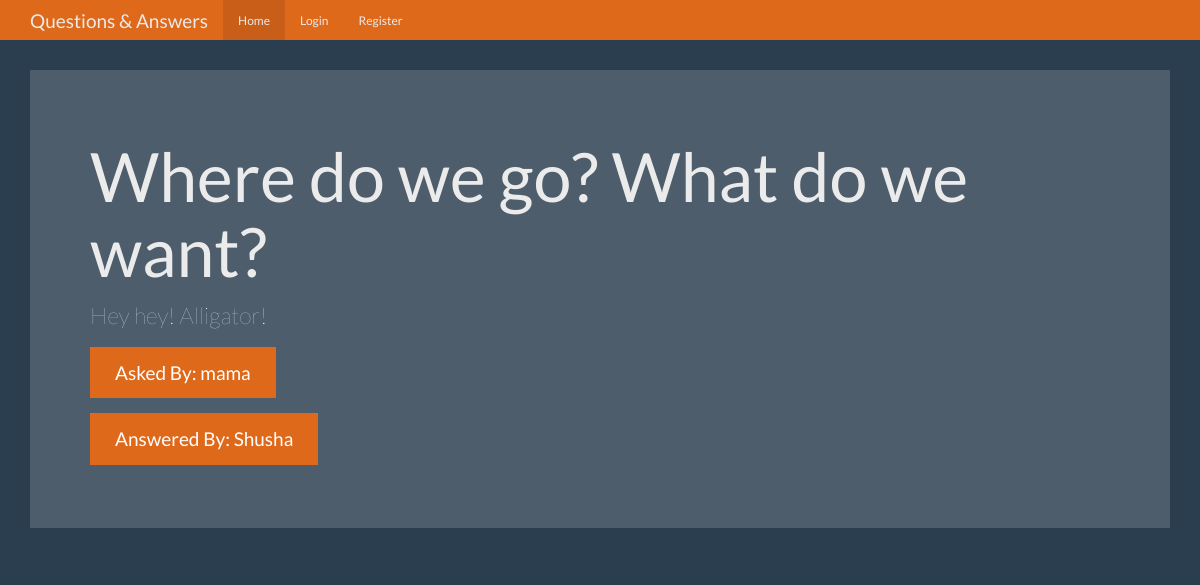
Screenshot of /question/1 with the database file from the repository.
### tables this page shows
CREATE TABLE questions (
	id integer primary key autoincrement,
	question_text text not null,
	answer_text text,
	asked_by_id integer not null,
	expert_id integer not null
);

CREATE TABLE users(
	id integer primary key autoincrement,
	name text not null,
	password text not null,
	expert boolean not null,
	admin boolean not null
);

### qa_app.py (the view)
@app.route('/question/<question_id>')
def question(question_id):
    user = get_current_user()
    db = get_db()
    qa_cur = db.execute("""
    select
    questions.id,
    questions.question_text,
    questions.answer_text,
    askers.name as asker,
    experts.name as expert
    from
    questions
    left join users as askers on
    askers.id = questions.asked_by_id
    left join users as experts on
    experts.id = questions.expert_id
    where
    questions.id = ?
    """, [question_id])
    qa = qa_cur.fetchone()
    return render_template('question.html', user=user, qa=qa)

### database.py (called while the page is built)
def connect_db():
    sql = sqlite3.connect('/Users/viktorkertanov/Library/Mobile Documents/com~apple~CloudDocs/Личное/!LEARNING PYTHON/flask/qa_app/db/qa_app_db.db')
    sql.row_factory = sqlite3.Row
    return sql

def get_db():
    if not hasattr(g, 'sqlite_db'):
        g.sqlite_db = connect_db()
    return g.sqlite_db

### qa_app.py (called while the page is built)
def get_current_user():
    user_result = None
    if 'user' in session:
        user = session['user']
        db = get_db()
        user_cur = db.execute('select id, name, password, expert, admin from users where name = ?', [user])
        user_result = user_cur.fetchone()
    return user_result

### templates/question.html (shortened to what this page needs)
{% extends "base.html" %}
{% from "show_links.html" import show_links %}
{% block nav %}
{{ show_links(user) }}
{% endblock %}
{% block body %}
<div class="jumbotron">
  <h1>{{qa.question_text}}</h1>
  <p>{{ qa.answer_text }}</p>
  <p><a class="btn btn-primary btn-lg">Asked By: {{ qa.asker }}</a></p>
  <p><a class="btn btn-primary btn-lg">Answered By: {{ qa.expert }}</a></p>
</div>
{% endblock %}

### static/theme.css (style rules this page uses)
body { padding-top: 70px; padding-bottom: 30px; }

### rows the page displays
questions: question_text "Where do we go? What do we want?", answer_text "Hey hey! Alligator!"
users: asker "mama"
users: expert "Shusha"
